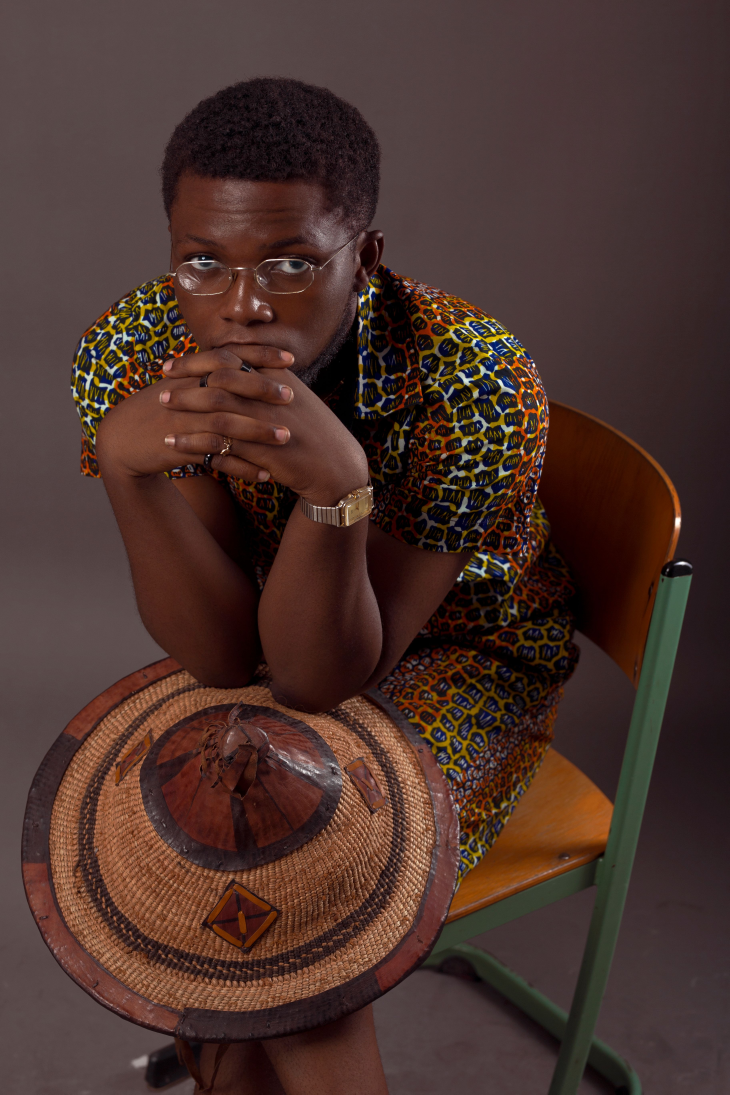
#> input picture optic-alize/lunette de vue.jpg, 3648 x 5472 px (shown at 1/5 size)
$ python make-assets.py
#> lines starting #> are read from the running program, lines starting #| are printed output that depends on the picture; pictures that were not available may be replaced by others from this repository, and a replacement may not be noted
# Génère les visuels de l'app à partir du logo + une photo :
#   - hero-poster.jpg  (remplace la vidéo hero dans l'app)
#   - resources/icon.png   (1024x1024, pour @capacitor/assets)
#   - resources/splash.png (2732x2732, pour @capacitor/assets)
from PIL import Image, ImageOps
import os

ROOT = os.path.dirname(os.path.dirname(os.path.abspath(__file__)))
SABLE = (246, 242, 234)

os.makedirs(os.path.join(ROOT, "resources"), exist_ok=True)

# ---- hero-poster.jpg : photo lunettes, cadrée large ----
src = os.path.join(ROOT, "lunette de vue.jpg")
im = ImageOps.exif_transpose(Image.open(src)).convert("RGB")
#> im is the input picture: PIL image 3648x5472 RGB; mean R, G, B 74.2, 50.3, 44.2
poster = ImageOps.fit(im, (1600, 1000), method=Image.LANCZOS, centering=(0.5, 0.4))
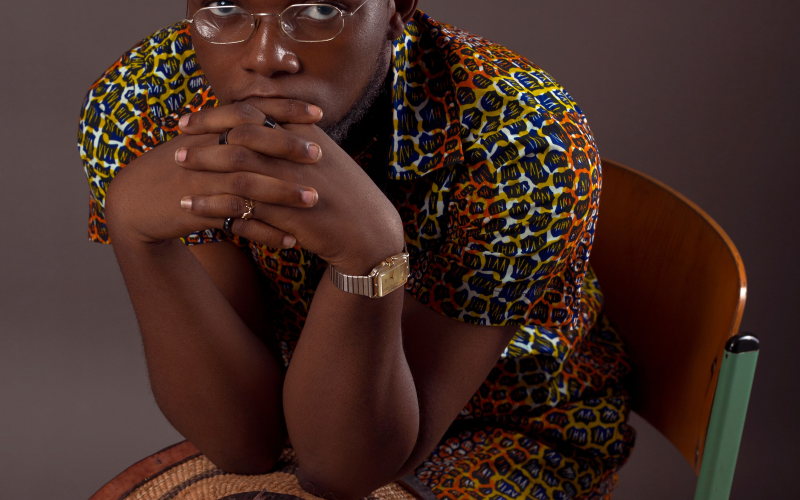
#> poster: PIL image 1600x1000 RGB (shown at 1/2 size); mean R, G, B 66.8, 42.9, 36
poster.save(os.path.join(ROOT, "hero-poster.jpg"), quality=82, optimize=True, progressive=True)
print("hero-poster.jpg", poster.size)
#| hero-poster.jpg (1600, 1000)

# ---- logo en RVBA ----
logo = Image.open(os.path.join(ROOT, "logo-optic-alize.png")).convert("RGBA")
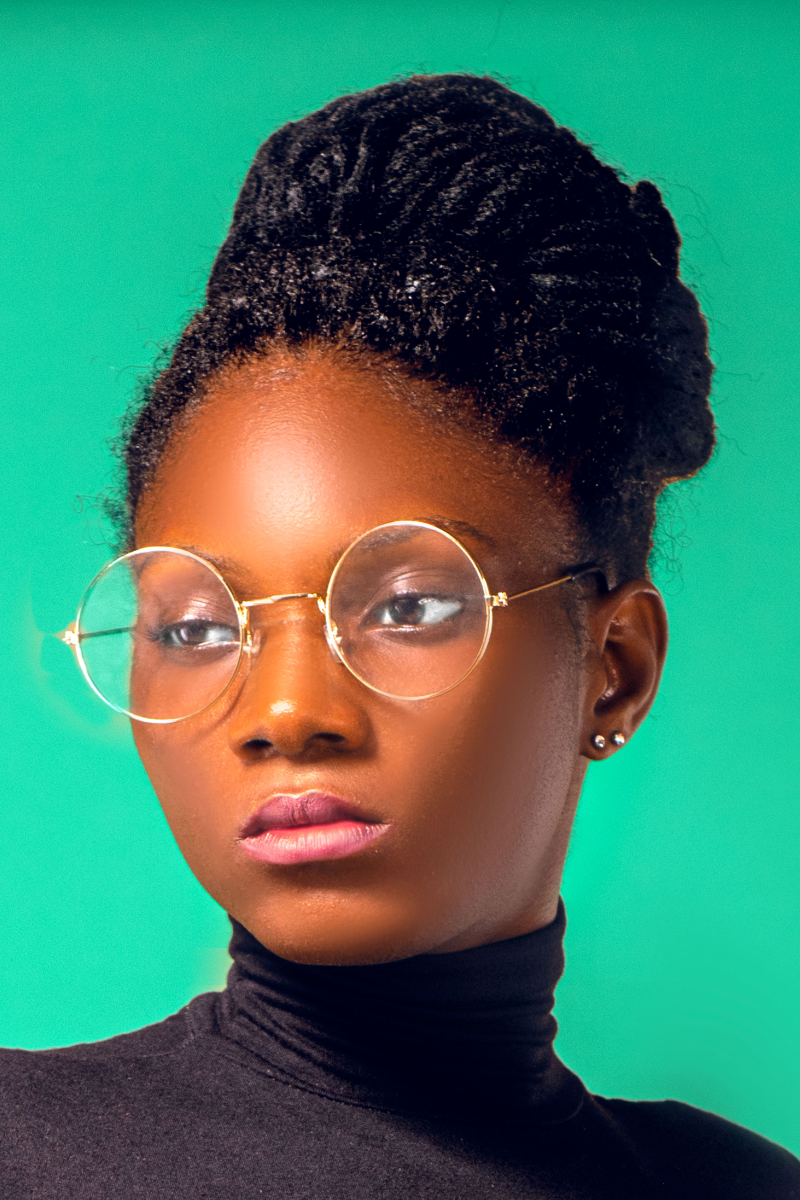
#> input picture optic-alize/lentille de vue.jpg, 4000 x 6000 px, given in place of logo-optic-alize.png, which was not available (shown at 1/5 size)

def compose(canvas_size, logo_ratio):
#> called with canvas_size = 1024, logo_ratio = 0.7
    canvas = Image.new("RGB", (canvas_size, canvas_size), SABLE)
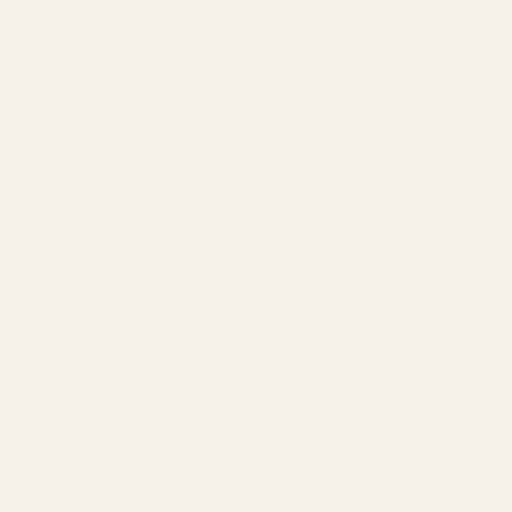
#> canvas: PIL image 1024x1024 RGB (shown at 1/2 size); mean R, G, B 246, 242, 234
    target_w = int(canvas_size * logo_ratio)
    scale = target_w / logo.width
#> scale = 0.179
    target_h = int(logo.height * scale)
#> target_h = 1074
    resized = logo.resize((target_w, target_h), Image.LANCZOS)
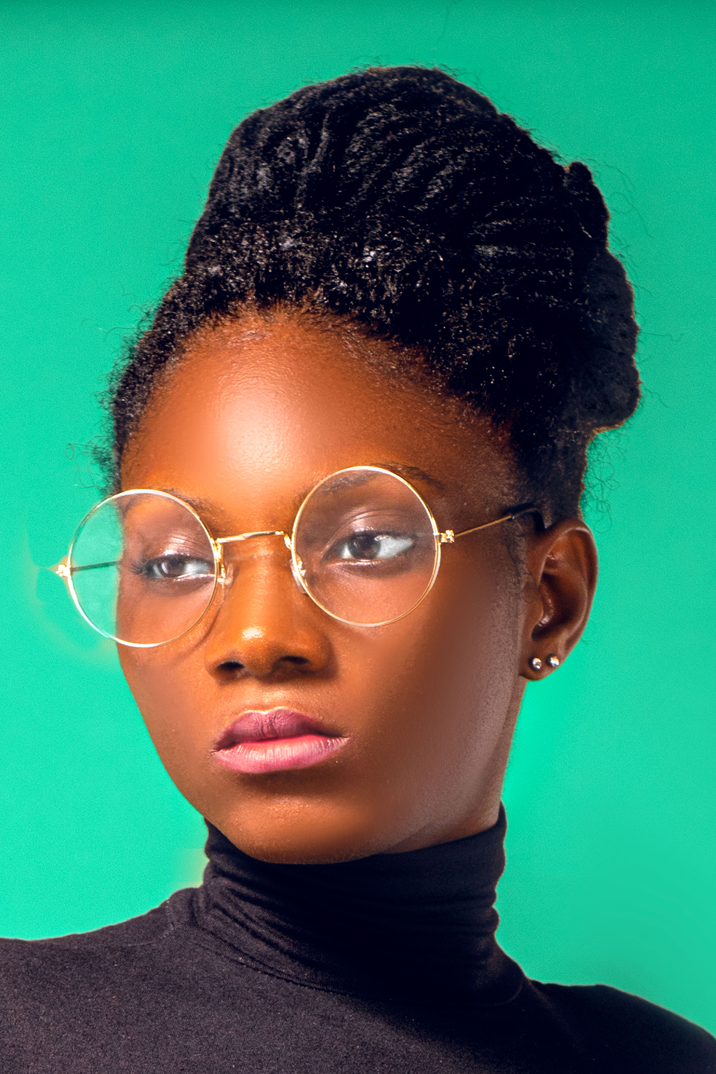
#> resized: PIL image 716x1074 RGBA; mean R, G, B, A 62.9, 121, 99.3, 255
    pos = ((canvas_size - target_w) // 2, (canvas_size - target_h) // 2)
#> pos = (154, -25)
    canvas.paste(resized, pos, resized)
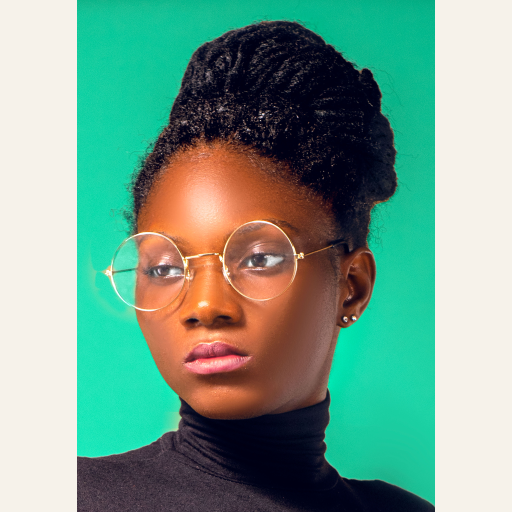
#> canvas: PIL image 1024x1024 RGB (shown at 1/2 size); mean R, G, B 119.3, 157.9, 140.1
    return canvas

compose(1024, 0.70).save(os.path.join(ROOT, "resources", "icon.png"))
compose(2732, 0.34).save(os.path.join(ROOT, "resources", "splash.png"))
#> call 2 of compose, with canvas_size = 2732, logo_ratio = 0.34
#> in compose (call 2), `canvas.paste(resized, pos, resized)`:
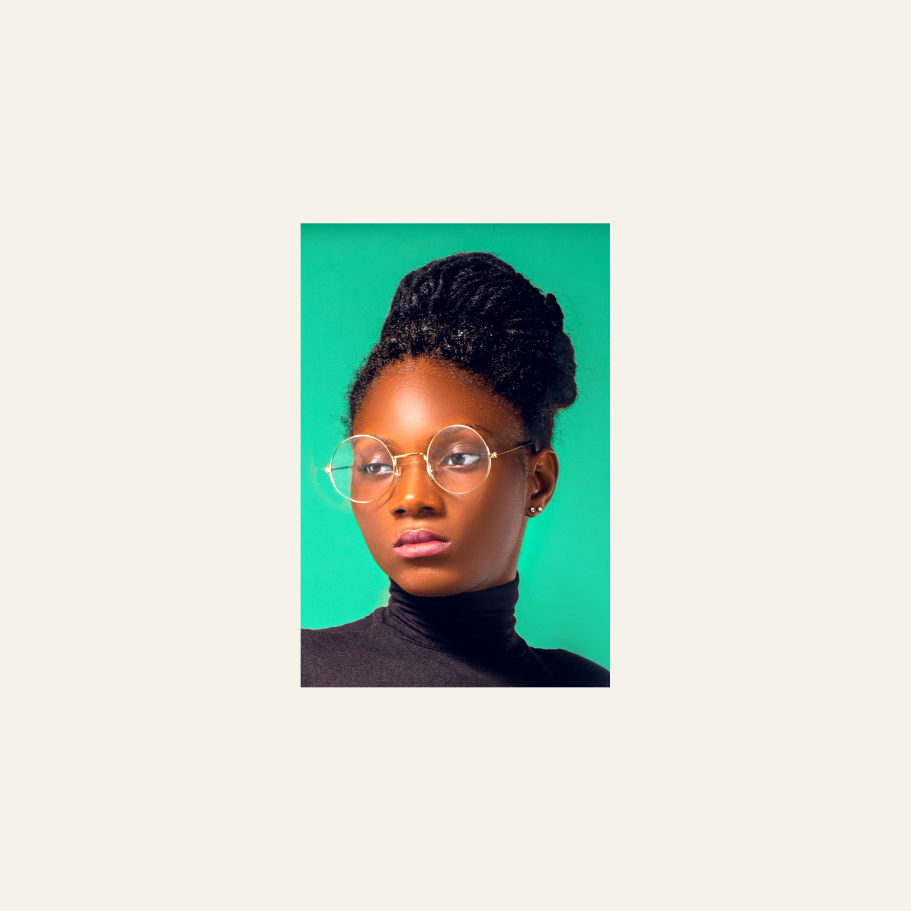
#> canvas: PIL image 2732x2732 RGB (shown at 1/3 size); mean R, G, B 214.3, 221, 210.7
print("resources/icon.png + resources/splash.png OK")
